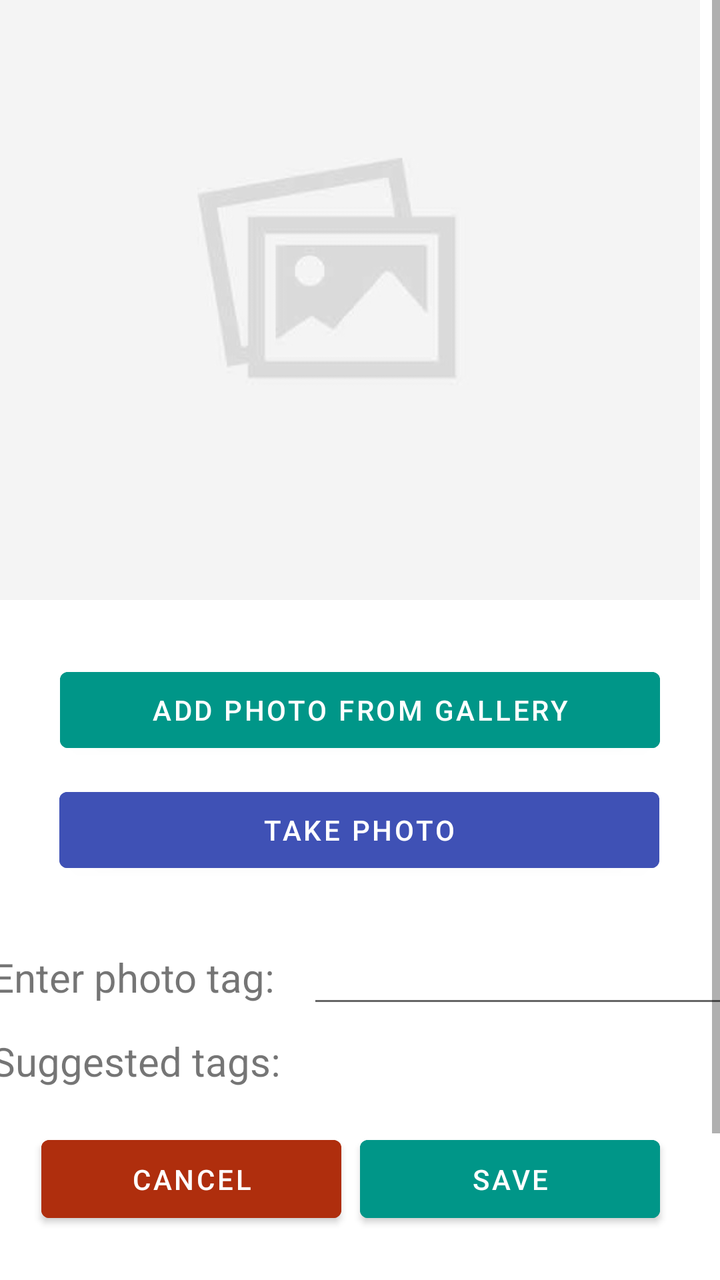
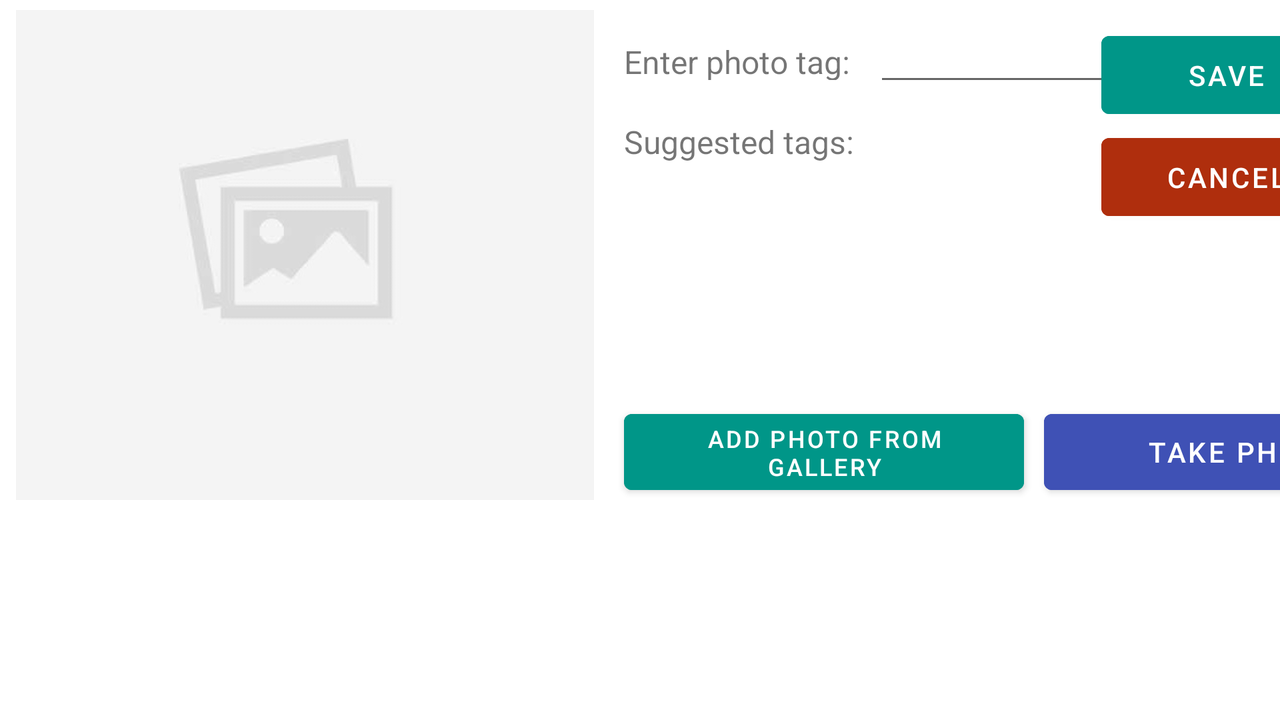

Two renders of one Android screen. The first uses the default layout on a phone; the second uses the alternative layout the repository ships for a different screen configuration, on a matching device. The two XML files are below.
<!-- AndroidManifest.xml: application theme Theme.MyPhotoTags -->
<!-- res/layout/fragment_addphoto.xml -->
<?xml version="1.0" encoding="utf-8"?>
<androidx.constraintlayout.widget.ConstraintLayout xmlns:android="http://schemas.android.com/apk/res/android"
    xmlns:app="http://schemas.android.com/apk/res-auto"
    xmlns:tools="http://schemas.android.com/tools"
    android:layout_width="match_parent"
    android:layout_height="match_parent"
    tools:context=".ui.addphoto.AddphotoFragment">

    <ScrollView
        android:layout_width="match_parent"
        android:layout_height="match_parent"
        app:layout_constraintBottom_toBottomOf="parent"
        app:layout_constraintEnd_toEndOf="parent"
        app:layout_constraintStart_toStartOf="parent"
        app:layout_constraintTop_toTopOf="parent">

        <androidx.constraintlayout.widget.ConstraintLayout
            android:layout_width="match_parent"
            android:layout_height="wrap_content"
            android:paddingBottom="20dp">

            <ImageView
                android:id="@+id/photoImageView"
                android:layout_width="350dp"
                android:layout_height="300dp"
                android:layout_marginStart="30dp"
                android:layout_marginEnd="30dp"
                android:layout_marginBottom="30dp"
                android:background="@drawable/placeholder"
                app:layout_constraintBottom_toTopOf="@+id/addPhotoBtn"
                app:layout_constraintEnd_toEndOf="parent"
                app:layout_constraintHorizontal_bias="0.61"
                app:layout_constraintStart_toStartOf="parent"
                app:layout_constraintTop_toTopOf="parent" />

            <Button
                android:id="@+id/addPhotoBtn"
                android:layout_width="300dp"
                android:layout_height="50dp"
                android:layout_marginTop="30dp"
                android:backgroundTint="#009688"
                android:text="ADD PHOTO FROM GALLERY"
                app:layout_constraintEnd_toEndOf="parent"
                app:layout_constraintStart_toStartOf="parent"
                app:layout_constraintTop_toBottomOf="@+id/photoImageView" />

            <Button
                android:id="@+id/takePhotoBtn"
                android:layout_width="300dp"
                android:layout_height="50dp"
                android:layout_marginTop="10dp"
                android:backgroundTint="#3F51B5"
                android:text="TAKE PHOTO"
                app:layout_constraintEnd_toEndOf="parent"
                app:layout_constraintHorizontal_bias="0.495"
                app:layout_constraintStart_toStartOf="parent"
                app:layout_constraintTop_toBottomOf="@+id/addPhotoBtn" />

            <TextView
                android:id="@+id/enterTagLabel"
                android:layout_width="wrap_content"
                android:layout_height="wrap_content"
                android:layout_marginStart="25dp"
                android:layout_marginTop="35dp"
                android:text="Enter photo tag:"
                android:textSize="20sp"
                app:layout_constraintEnd_toStartOf="@+id/setTag"
                app:layout_constraintStart_toStartOf="parent"
                app:layout_constraintTop_toBottomOf="@+id/takePhotoBtn" />

            <EditText
                android:id="@+id/setTag"
                android:layout_width="211dp"
                android:layout_height="44dp"
                android:layout_marginStart="16dp"
                android:layout_marginTop="25dp"
                android:layout_marginEnd="25dp"
                android:inputType="textCapSentences"
                android:textSize="18sp"
                app:layout_constraintEnd_toEndOf="parent"
                app:layout_constraintStart_toEndOf="@+id/enterTagLabel"
                app:layout_constraintTop_toBottomOf="@+id/takePhotoBtn" />

            <TextView
                android:id="@+id/suggestedTags"
                android:layout_width="wrap_content"
                android:layout_height="wrap_content"
                android:layout_marginTop="15dp"
                android:text="Suggested tags:"
                android:textSize="20sp"
                app:layout_constraintStart_toStartOf="@id/enterTagLabel"
                app:layout_constraintTop_toBottomOf="@id/enterTagLabel" />

            <GridLayout
                android:id="@+id/checkbox_container"
                android:layout_width="match_parent"
                android:layout_height="wrap_content"
                android:layout_marginStart="24dp"
                android:layout_marginTop="5dp"
                android:layout_marginEnd="16dp"
                android:columnCount="2"
                app:layout_constraintEnd_toEndOf="@id/setTag"
                app:layout_constraintStart_toStartOf="@id/suggestedTags"
                app:layout_constraintTop_toBottomOf="@id/suggestedTags">

            </GridLayout>

            <Button
                android:id="@+id/btnCancel"
                android:layout_width="150dp"
                android:layout_height="51dp"
                android:layout_marginStart="25dp"
                android:layout_marginTop="15dp"
                android:backgroundTint="#AF2E0D"
                android:text="Cancel"
                app:layout_constraintBottom_toBottomOf="parent"
                app:layout_constraintStart_toStartOf="@+id/enterTagLabel"
                app:layout_constraintTop_toBottomOf="@+id/checkbox_container"
                app:layout_constraintVertical_bias="0.0" />

            <Button
                android:id="@+id/btnSave"
                android:layout_width="150dp"
                android:layout_height="51dp"
                android:layout_marginStart="5dp"
                android:backgroundTint="#009688"
                android:text="Save"
                app:layout_constraintBottom_toBottomOf="@+id/btnCancel"
                app:layout_constraintEnd_toEndOf="@+id/setTag"
                app:layout_constraintHorizontal_bias="0.115"
                app:layout_constraintStart_toEndOf="@+id/btnCancel"
                app:layout_constraintTop_toTopOf="@+id/btnCancel"
                app:layout_constraintVertical_bias="1.0" />

            <Button
                android:id="@+id/button"
                android:layout_width="wrap_content"
                android:layout_height="wrap_content"
                android:layout_marginTop="40dp"
                android:text="Button"
                android:visibility="invisible"
                app:layout_constraintTop_toBottomOf="@+id/btnCancel"
                tools:layout_editor_absoluteX="158dp" />


        </androidx.constraintlayout.widget.ConstraintLayout>
    </ScrollView>
</androidx.constraintlayout.widget.ConstraintLayout>
<!-- resources referenced by this layout -->
<resources>
  <!-- drawable placeholder: jpg bitmap (drawable, 9185 bytes) -->
  <style name="Theme.MyPhotoTags" parent="Theme.MaterialComponents.DayNight.DarkActionBar">
          
          <item name="colorPrimary">@color/purple_500</item>
          <item name="colorPrimaryVariant">@color/purple_700</item>
          <item name="colorOnPrimary">@color/white</item>
          
          <item name="colorSecondary">@color/teal_200</item>
          <item name="colorSecondaryVariant">@color/teal_700</item>
          <item name="colorOnSecondary">@color/black</item>
          
          <item name="android:statusBarColor">?attr/colorPrimaryVariant</item>
          
      </style>
</resources>
<!-- res/layout-land/fragment_addphoto.xml (the repository's variant of the layout above) -->
<!-- drawn on the phone turned sideways -->
<?xml version="1.0" encoding="utf-8"?>
<androidx.constraintlayout.widget.ConstraintLayout xmlns:android="http://schemas.android.com/apk/res/android"
    xmlns:app="http://schemas.android.com/apk/res-auto"
    xmlns:tools="http://schemas.android.com/tools"
    android:layout_width="match_parent"
    android:layout_height="match_parent"
    tools:context=".ui.addphoto.AddphotoFragment">

    <ScrollView
        android:layout_width="match_parent"
        android:layout_height="match_parent"
        app:layout_constraintBottom_toBottomOf="parent"
        app:layout_constraintEnd_toEndOf="parent"
        app:layout_constraintStart_toStartOf="parent"
        app:layout_constraintTop_toTopOf="parent">

        <androidx.constraintlayout.widget.ConstraintLayout
            android:layout_width="match_parent"
            android:layout_height="wrap_content"
            android:paddingBottom="20dp">

            <ImageView
                android:id="@+id/photoImageView"
                android:layout_width="289dp"
                android:layout_height="245dp"
                android:layout_marginStart="8dp"
                android:layout_marginTop="5dp"
                android:background="@drawable/placeholder"
                app:layout_constraintStart_toStartOf="parent"
                app:layout_constraintTop_toTopOf="parent" />

            <Button
                android:id="@+id/addPhotoBtn"
                android:layout_width="200dp"
                android:layout_height="50dp"
                android:layout_marginTop="15dp"
                android:backgroundTint="#009688"
                android:textSize="12sp"
                android:text="ADD PHOTO FROM GALLERY"
                app:layout_constraintBottom_toBottomOf="@+id/photoImageView"
                app:layout_constraintStart_toStartOf="@+id/checkbox_container"
                app:layout_constraintTop_toBottomOf="@+id/checkbox_container" />

            <Button
                android:id="@+id/takePhotoBtn"
                android:layout_width="200dp"
                android:layout_height="50dp"
                android:layout_marginStart="10dp"
                android:backgroundTint="#3F51B5"
                android:text="TAKE PHOTO"

                app:layout_constraintBottom_toBottomOf="@+id/addPhotoBtn"
                app:layout_constraintStart_toEndOf="@+id/addPhotoBtn"
                app:layout_constraintTop_toTopOf="@+id/addPhotoBtn" />

            <TextView
                android:id="@+id/enterTagLabel"
                android:layout_width="120dp"
                android:layout_height="20dp"
                android:layout_marginStart="15dp"
                android:layout_marginTop="15dp"
                android:text="Enter photo tag:"
                android:textSize="16sp"
                app:layout_constraintBottom_toTopOf="@+id/suggestedTags"
                app:layout_constraintStart_toEndOf="@+id/photoImageView"
                app:layout_constraintTop_toTopOf="@+id/photoImageView"
                app:layout_constraintVertical_bias="0.0" />

            <EditText
                android:id="@+id/setTag"
                android:layout_width="140dp"
                android:layout_height="36dp"
                android:layout_marginStart="5dp"
                android:inputType="textCapSentences"
                android:textSize="16sp"
                app:layout_constraintBottom_toBottomOf="@+id/enterTagLabel"
                app:layout_constraintStart_toEndOf="@+id/enterTagLabel"
                app:layout_constraintTop_toTopOf="@+id/enterTagLabel" />

            <TextView
                android:id="@+id/suggestedTags"
                android:layout_width="wrap_content"
                android:layout_height="wrap_content"
                android:layout_marginTop="20dp"
                android:text="Suggested tags:"
                android:textSize="16sp"
                app:layout_constraintStart_toStartOf="@+id/enterTagLabel"
                app:layout_constraintTop_toBottomOf="@+id/enterTagLabel" />

            <GridLayout
                android:id="@+id/checkbox_container"
                android:layout_width="270dp"
                android:layout_height="100dp"
                android:layout_marginTop="5dp"
                android:columnCount="2"
                app:layout_constraintBottom_toBottomOf="@+id/photoImageView"
                app:layout_constraintStart_toStartOf="@+id/suggestedTags"
                app:layout_constraintTop_toBottomOf="@+id/suggestedTags"
                app:layout_constraintVertical_bias="0.0">

            </GridLayout>

            <Button
                android:id="@+id/btnCancel"
                android:layout_width="125dp"
                android:layout_height="51dp"
                android:backgroundTint="#AF2E0D"
                android:text="Cancel"
                app:layout_constraintEnd_toEndOf="@+id/btnSave"
                app:layout_constraintStart_toStartOf="@+id/btnSave"
                app:layout_constraintTop_toBottomOf="@+id/btnSave" />

            <Button
                android:id="@+id/btnSave"
                android:layout_width="125dp"
                android:layout_height="51dp"
                android:layout_marginStart="25dp"
                android:layout_marginEnd="16dp"
                android:backgroundTint="#009688"
                android:text="Save"
                app:layout_constraintEnd_toEndOf="parent"
                app:layout_constraintStart_toEndOf="@+id/setTag"
                app:layout_constraintTop_toTopOf="@+id/setTag" />


        </androidx.constraintlayout.widget.ConstraintLayout>
    </ScrollView>
</androidx.constraintlayout.widget.ConstraintLayout>
